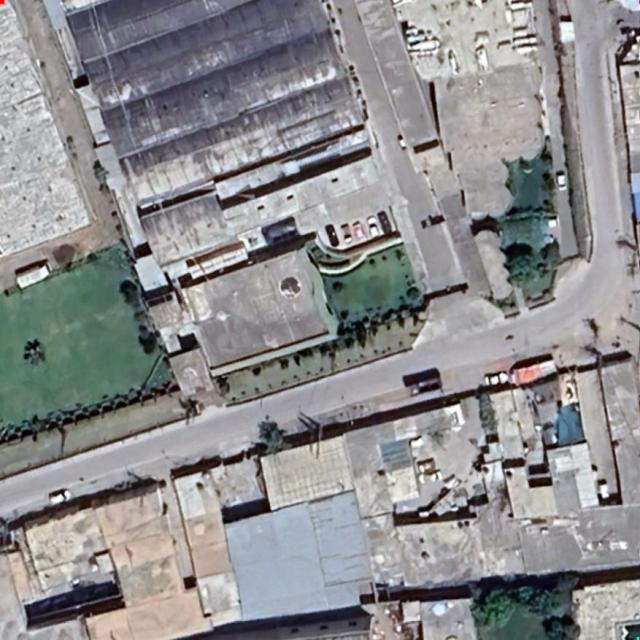
#> input picture test_imgs/test1.jpg, 640 x 640 px
$ python -i quality_checker.py   (imports and definitions only)   (older library calls are emulated)
#> lines starting #> are read from the running program, lines starting #| are printed output that depends on the picture; after the words box and inside, x2 and y2 are one past the last pixel; in counts of white or black regions, pixels touching at a corner belong together
import cv2
import numpy as np

class ImageQualityChecker:
    """
    Checks image quality and cloud coverage to determine if an image is verifiable.
    """

    def __init__(self, cloud_threshold=0.3, blur_threshold=100):
        """
        Args:
            cloud_threshold: Maximum acceptable cloud coverage ratio (0-1)
            blur_threshold: Minimum acceptable blur score (Laplacian variance)
        """
        self.cloud_threshold = cloud_threshold
        self.blur_threshold = blur_threshold

    def check_cloud_coverage(self, image):
        """
        Detect cloud coverage in satellite imagery.
        Returns cloud coverage ratio (0-1).
        """
        hsv = cv2.cvtColor(image, cv2.COLOR_BGR2HSV)

        lower_white = np.array([0, 0, 200])
        upper_white = np.array([180, 30, 255])

        cloud_mask = cv2.inRange(hsv, lower_white, upper_white)

        total_pixels = image.shape[0] * image.shape[1]
        cloud_pixels = np.sum(cloud_mask > 0)
        cloud_ratio = cloud_pixels / total_pixels

        return cloud_ratio

    def check_blur(self, image):
        """
        Detect image blur using Laplacian variance.
        Returns blur score (higher = sharper).
        """
        gray = cv2.cvtColor(image, cv2.COLOR_BGR2GRAY)
        laplacian_var = cv2.Laplacian(gray, cv2.CV_64F).var()
        return laplacian_var

    def check_brightness(self, image):
        """
        Check if image is too dark or too bright.
        Returns average brightness (0-255).
        """
        gray = cv2.cvtColor(image, cv2.COLOR_BGR2GRAY)
        return np.mean(gray)

    def check_contrast(self, image):
        """
        Check image contrast using standard deviation.
        Returns contrast score.
        """
        gray = cv2.cvtColor(image, cv2.COLOR_BGR2GRAY)
        return np.std(gray)

    def is_verifiable(self, image):
        """
        Comprehensive check to determine if image is verifiable.

        Returns:
            tuple: (is_verifiable: bool, reason_code: str, metrics: dict)
        """
        metrics = {}

        cloud_ratio = self.check_cloud_coverage(image)
        metrics['cloud_coverage'] = round(cloud_ratio, 3)

        if cloud_ratio > self.cloud_threshold:
            return False, "heavy_cloud", metrics

        blur_score = self.check_blur(image)
        metrics['blur_score'] = round(blur_score, 2)

        if blur_score < self.blur_threshold:
            return False, "low_resolution", metrics

        brightness = self.check_brightness(image)
        metrics['brightness'] = round(brightness, 2)

        if brightness < 30:
            return False, "heavy_shadow", metrics
        elif brightness > 240:
            return False, "overexposed", metrics

        contrast = self.check_contrast(image)
        metrics['contrast'] = round(contrast, 2)

        if contrast < 20:
            return False, "low_contrast", metrics

        return True, "clear_image", metrics

    def get_qc_status(self, image):
        """
        Get QC status string for the image.

        Returns:
            str: "VERIFIABLE" or "NOT_VERIFIABLE"
        """
        is_verifiable, _, _ = self.is_verifiable(image)
        return "VERIFIABLE" if is_verifiable else "NOT_VERIFIABLE"

>>> import cv2
>>> picture = cv2.imread('../test_imgs/test1.jpg')
#> picture is the input picture: shape (640, 640, 3); mean B, G, R 141.9, 140.5, 140.5
>>> result = ImageQualityChecker().is_verifiable(picture)
#> in check_cloud_coverage, `hsv = cv2.cvtColor(image, cv2.COLOR_BGR2HSV)`: hsv: shape (640, 640, 3); mean H, S, V 84.1, 29.4, 147.5
#> in check_cloud_coverage, `cloud_mask = cv2.inRange(hsv, lower_white, upper_white)`:
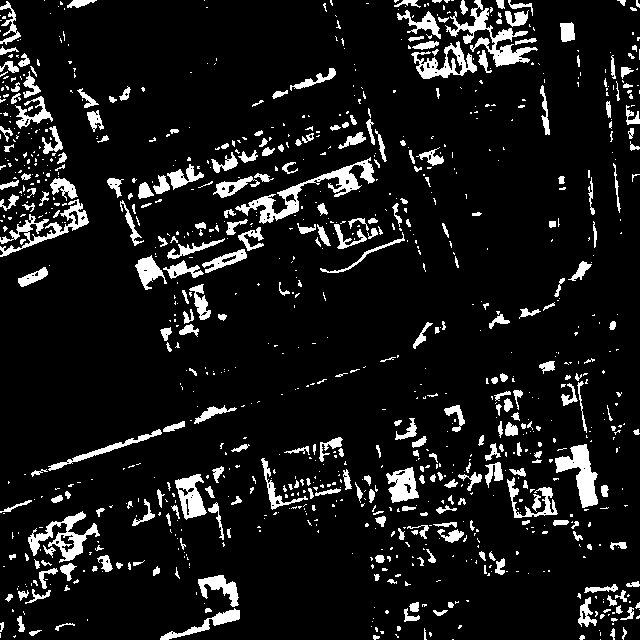
#> cloud_mask: shape (640, 640); 9.7% white; 1004 white regions (699 under 20 px), largest, box (x1, y1, x2, y2) and area: (235, 157, 375, 224) 1787, (445, 0, 538, 67) 1554, (555, 444, 598, 508) 1240
#> in check_cloud_coverage, `cloud_pixels = np.sum(cloud_mask > 0)`: cloud_pixels = 39801
#> in check_cloud_coverage, `cloud_ratio = cloud_pixels / total_pixels`: cloud_ratio = 0.0972
#> in check_blur, `gray = cv2.cvtColor(image, cv2.COLOR_BGR2GRAY)`:
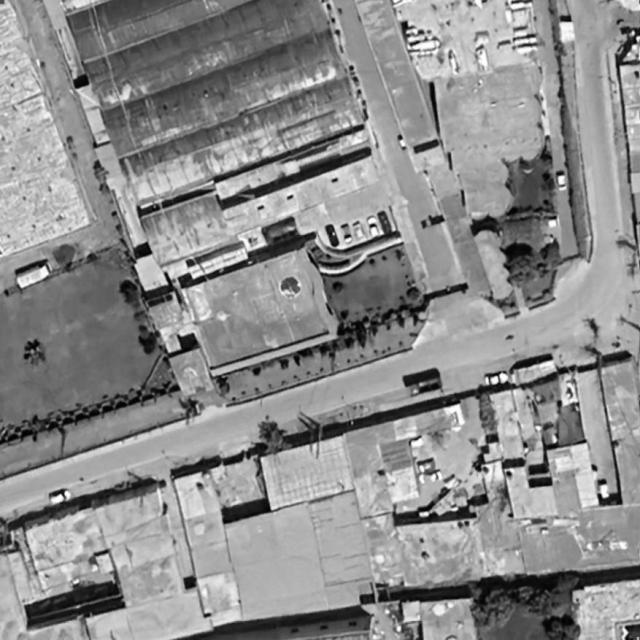
#> gray: shape (640, 640); min 0, max 255, mean 140.7
#> in check_blur, `laplacian_var = cv2.Laplacian(gray, cv2.CV_64F).var()`: laplacian_var = 351
#> in is_verifiable, `brightness = self.check_brightness(image)`: brightness = 140.7
#> in is_verifiable, `contrast = self.check_contrast(image)`: contrast = 51.78

$ run again, on test_imgs/z18_x183085_y104731_png.rf.7a0b06d934aa2807bdc42e15aa2ca590.jpg
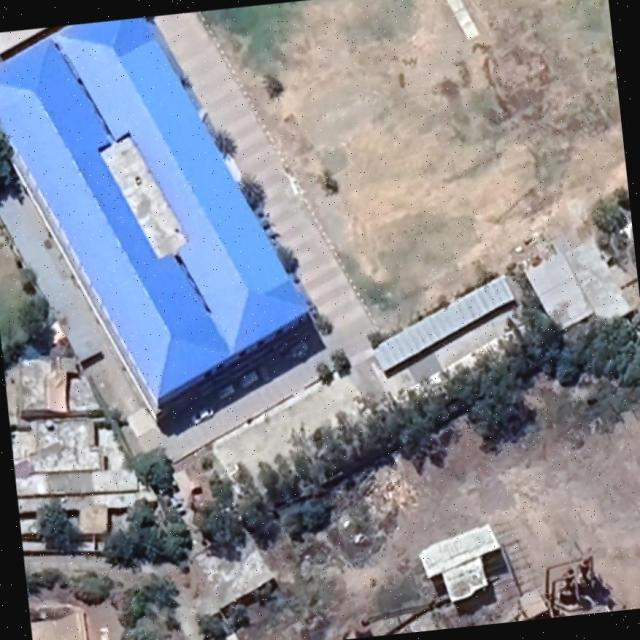
#> input picture test_imgs/z18_x183085_y104731_png.rf.7a0b06d934aa2807bdc42e15aa2ca590.jpg, 640 x 640 px
#> picture is the input picture: shape (640, 640, 3); mean B, G, R 151.7, 140.8, 137.9
#> hsv: shape (640, 640, 3); mean H, S, V 69.1, 46.7, 160.9
#> in check_cloud_coverage, `cloud_mask = cv2.inRange(hsv, lower_white, upper_white)`:
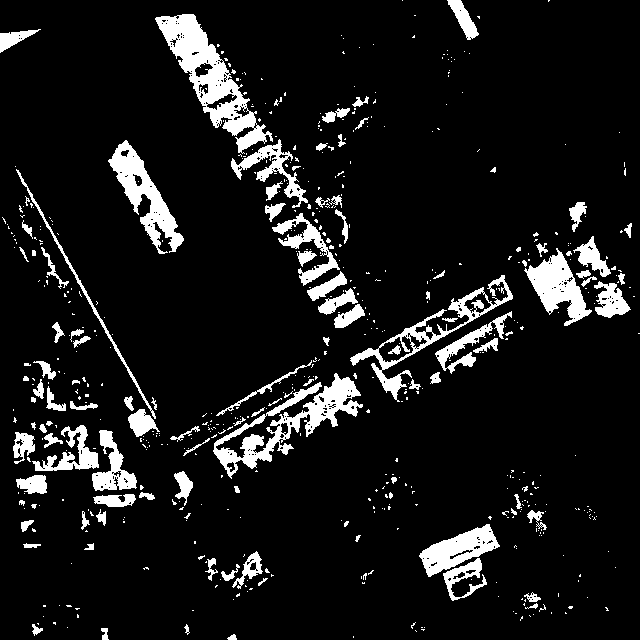
#> cloud_mask: shape (640, 640); 9.6% white; 585 white regions (478 under 20 px), largest, box (x1, y1, x2, y2) and area: (155, 14, 273, 154) 4785, (213, 373, 363, 479) 3941, (108, 140, 184, 254) 2762
#> cloud_pixels = 39217
#> in check_cloud_coverage, `cloud_ratio = cloud_pixels / total_pixels`: cloud_ratio = 0.0957
#> in check_blur, `gray = cv2.cvtColor(image, cv2.COLOR_BGR2GRAY)`:
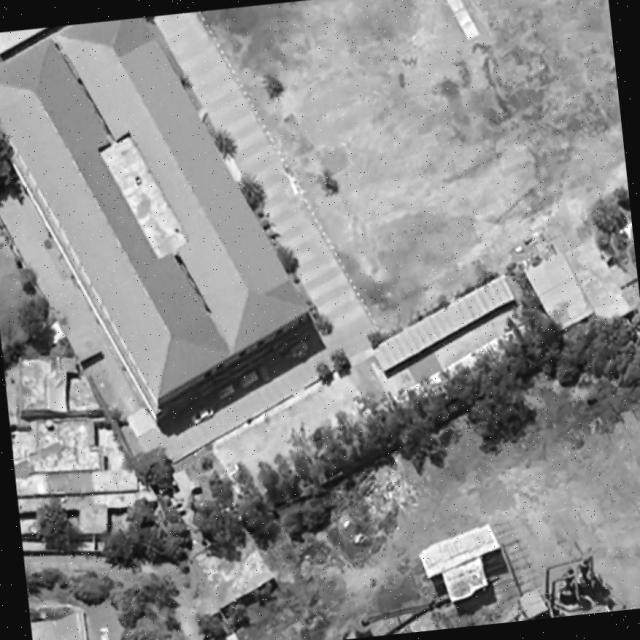
#> gray: shape (640, 640); min 0, max 255, mean 141.2
#> laplacian_var = 371.4
#> brightness = 141.2
#> contrast = 55.49

$ run again, on test_imgs/z18_x183085_y104732_png.rf.e534e866ecc351e5ea7d1590e037ba64.jpg
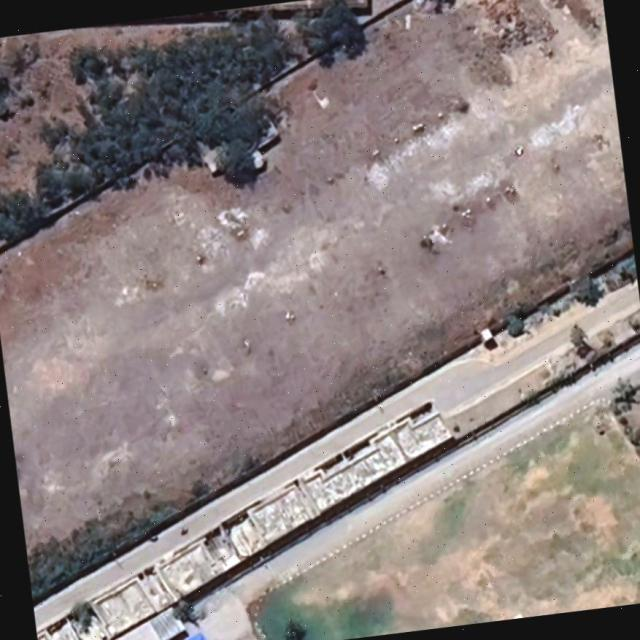
#> input picture test_imgs/z18_x183085_y104732_png.rf.e534e866ecc351e5ea7d1590e037ba64.jpg, 640 x 640 px
#> picture is the input picture: shape (640, 640, 3); mean B, G, R 126.4, 127.5, 138.6
#> hsv: shape (640, 640, 3); mean H, S, V 72.3, 33.2, 140.5
#> in check_cloud_coverage, `cloud_mask = cv2.inRange(hsv, lower_white, upper_white)`:
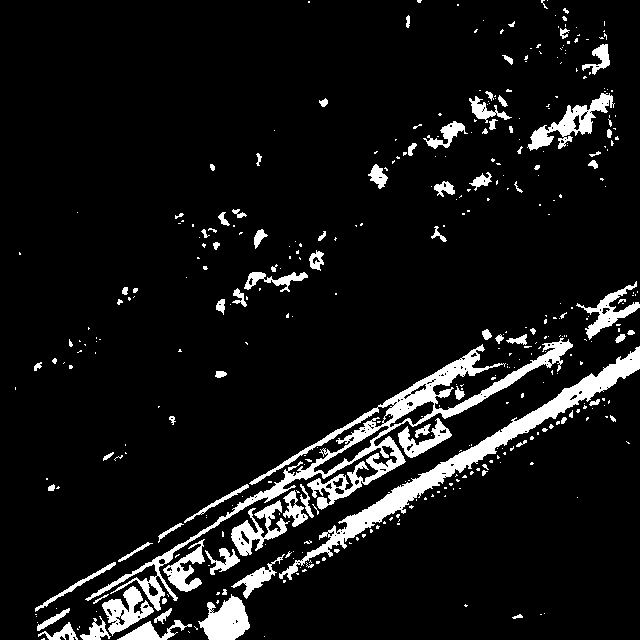
#> cloud_mask: shape (640, 640); 8.3% white; 395 white regions (304 under 20 px), largest, box (x1, y1, x2, y2) and area: (85, 338, 573, 611) 9199, (279, 346, 640, 580) 6361, (527, 93, 615, 151) 1529
#> cloud_pixels = 34028
#> in check_cloud_coverage, `cloud_ratio = cloud_pixels / total_pixels`: cloud_ratio = 0.0831
#> in check_blur, `gray = cv2.cvtColor(image, cv2.COLOR_BGR2GRAY)`:
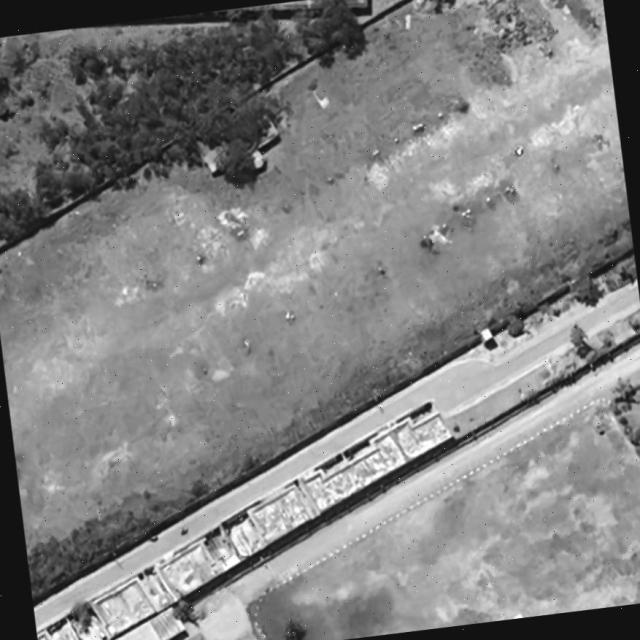
#> gray: shape (640, 640); min 0, max 255, mean 130.7
#> laplacian_var = 200.4
#> brightness = 130.7
#> contrast = 52.46

$ run again, on test_imgs/z18_x183085_y104738_png.rf.cd0523ccf00601ef0d7ec07929000130.jpg
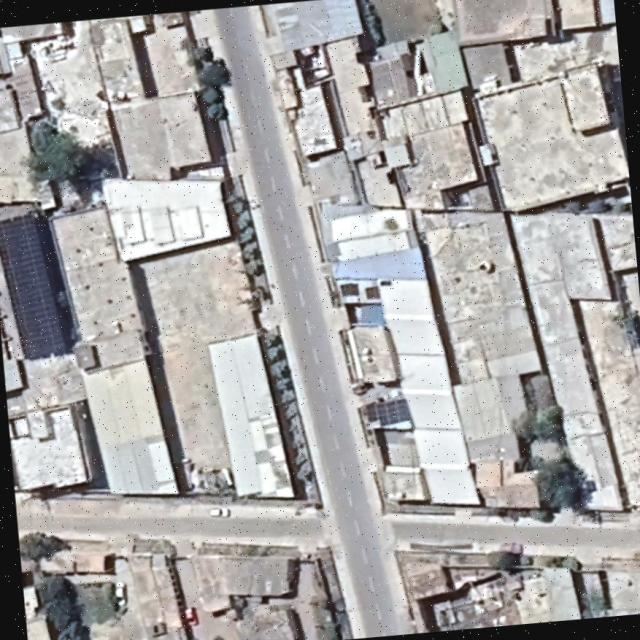
#> input picture test_imgs/z18_x183085_y104738_png.rf.cd0523ccf00601ef0d7ec07929000130.jpg, 640 x 640 px
#> picture is the input picture: shape (640, 640, 3); mean B, G, R 164.2, 165.1, 166.8
#> hsv: shape (640, 640, 3); mean H, S, V 58.2, 17.2, 169.9
#> in check_cloud_coverage, `cloud_mask = cv2.inRange(hsv, lower_white, upper_white)`:
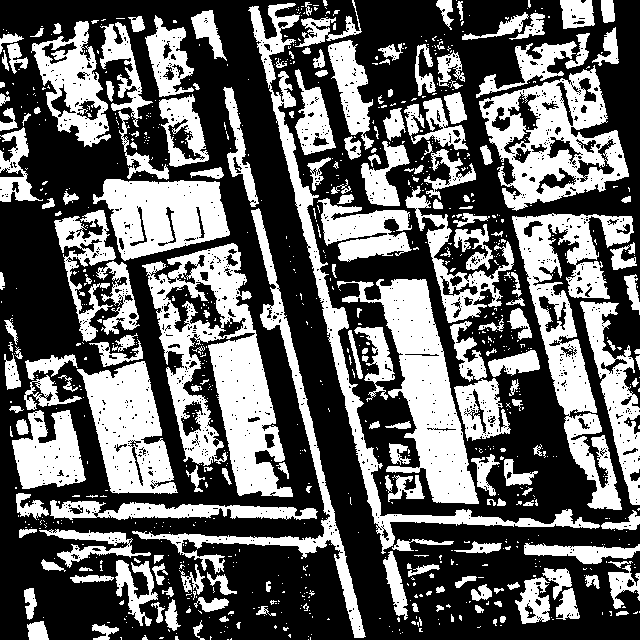
#> cloud_mask: shape (640, 640); 39.2% white; 941 white regions (740 under 20 px), largest, box (x1, y1, x2, y2) and area: (142, 243, 293, 497) 15467, (512, 213, 634, 510) 11371, (337, 279, 479, 504) 10918
#> cloud_pixels = 160559
#> in check_cloud_coverage, `cloud_ratio = cloud_pixels / total_pixels`: cloud_ratio = 0.392
